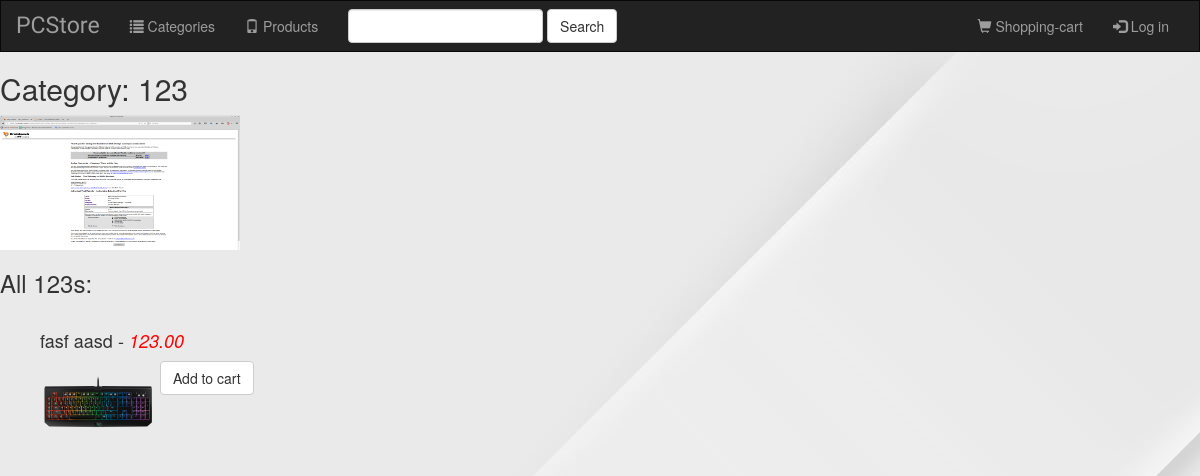
The app's page /store/e5822bbf913242cf/ with its own data.
### store/models.py (models this page shows, shortened)
class Category(models.Model):
    name = models.CharField(max_length=16, blank=True)
    id = models.CharField(max_length=100, primary_key=True, default=f)
    category_logo = models.FileField(blank=True)
    created = models.DateTimeField(editable=False, default=timezone.now())
    modified = models.DateTimeField(editable=False, default=timezone.now())
    class Meta:
        verbose_name_plural = 'categories'

class Product(models.Model):
    maker = models.CharField(max_length=32, blank=True)
    model = models.CharField(max_length=32, blank=True)
    description = models.TextField(blank=True)
    price = MoneyField(max_digits=10, decimal_places=2, default_currency='BGN')
    category = models.ForeignKey(Category)
    product_logo = models.FileField()
    is_in_shopCart = models.BooleanField(default=False, blank=True)
    created = models.DateTimeField(editable=False, default=timezone.now())
    modified = models.DateTimeField(editable=False, default=timezone.now())

### store/views.py (the view)
# urls.py: url(r'^(?P<pk>[0-9a-z-]+)/$', views.DetailView.as_view(), name='detail'),
class DetailView(generic.DetailView):
    model = Category
    template_name = 'store/detail.html'

### store/templates/store/detail.html (shortened to what this page needs)
{% extends 'store/base.html' %}
{% block body %}
    <h2>Category: {{ category.name }}</h2>
    <img height="135" width="240" src="{{ category.category_logo.url }}" title="{{ category.name }}">
    <h3>All {{ category.name }}s:</h3>
    <ul class="products" style="list-style-type:none">
        {% for product in category.product_set.all %}
            <form method="get" action="">
                <h4 class="productDescription">{{ product.maker }} {{ product.model }} - <i style="color:red">{{ product.price }}</i></h4>
                <input type="image" class="forDescription" src="{{ product.product_logo.url }}" title="{{ product.maker }} {{ product.model }}" width="160" height="90">
                <button type="submit" class="btn btn-default">Add to cart</button>
            </form>
        {% endfor %}
    </ul>
{% endblock %}

### store/static/store/style.css (style rules this page uses)
body { background: white url("images/background.jpg"); }
.products { margin: 10px 0; }
.forDescription { height: 5%; width: 10%; }
.productDescription { margin-top: 35px; }
.btn { vertical-align: top; }

### records on screen
Category: name "123", category_logo (picture)
Product: maker "fasf", model "aasd", price "123.00"
